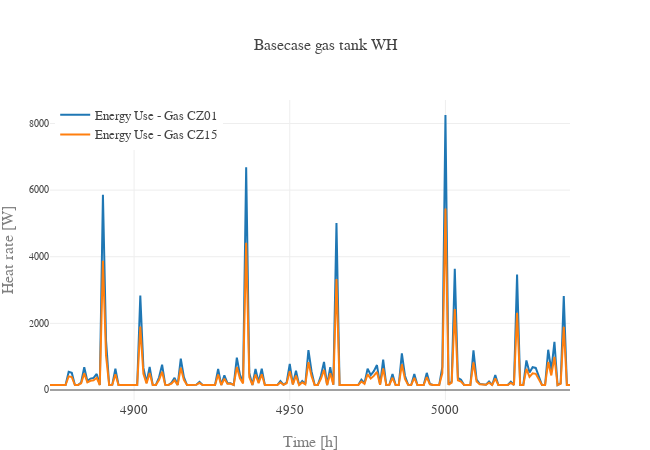

Write notebook code for a chart like this one.
### Code cell
data_bc = pd.DataFrame(data = \
        [ts_proj_cold[r['gas_use']], \
         ts_proj_warm[r['gas_use']]]).transpose()

fig = Plot(data_headers = [r['gas_use']+' CZ'+cold_cz,r['gas_use']+' CZ'+hot_cz], \
                 outpath = '', save_image = False, title = 'Basecase gas tank WH', label_h = 'Time [h]', label_v = 'Heat rate [W]',\
                 legend = True, duration_curve = False, margin_l = m_l, margin_b = m_b,\
                 notebook_mode = True, width = w, height = h, fontsize = f, legend_x = 0.01, legend_y = 1.).\
            series(data_bc[first_hour: last_hour], outfile = '', index_in_a_column = None, modes = 'lines')

### Figure 1 — Plotly figure (JSON) as saved in the notebook; plotly's stock layout.template omitted (floating-point values rounded to 4 significant figures; data arrays with more than 128 entries replaced by an {"elided": "..."} marker saying what was removed)
{"data": [{"mode": "lines", "name": "Energy Use - Gas CZ01", "type": "scatter", "uid": "1e43cc6f-7600-45e1-adad-47049ef36bf4", "x": {"elided": "168 int values"}, "y": {"elided": "168 float values"}}, {"mode": "lines", "name": "Energy Use - Gas CZ15", "type": "scatter", "uid": "1d9334d6-bd53-4b40-8f12-d77a0fd90b74", "x": {"elided": "168 int values"}, "y": {"elided": "168 float values"}}], "layout": {"font": {"family": "arial", "size": 16}, "height": 450, "legend": {"font": {"family": "arial", "size": 12.8}, "x": 0.01, "y": 1}, "margin": {"b": 50, "l": 50}, "showlegend": true, "title": {"font": {"family": "arial", "size": 16}, "text": "Basecase gas tank WH"}, "width": 650, "xaxis": {"tickfont": {"size": 12.8}, "title": {"font": {"color": "#7f7f7f", "size": 16}, "text": "Time [h]"}}, "yaxis": {"tickfont": {"size": 9.6}, "title": {"font": {"color": "#7f7f7f", "size": 16}, "text": "Heat rate [W]"}}}}
